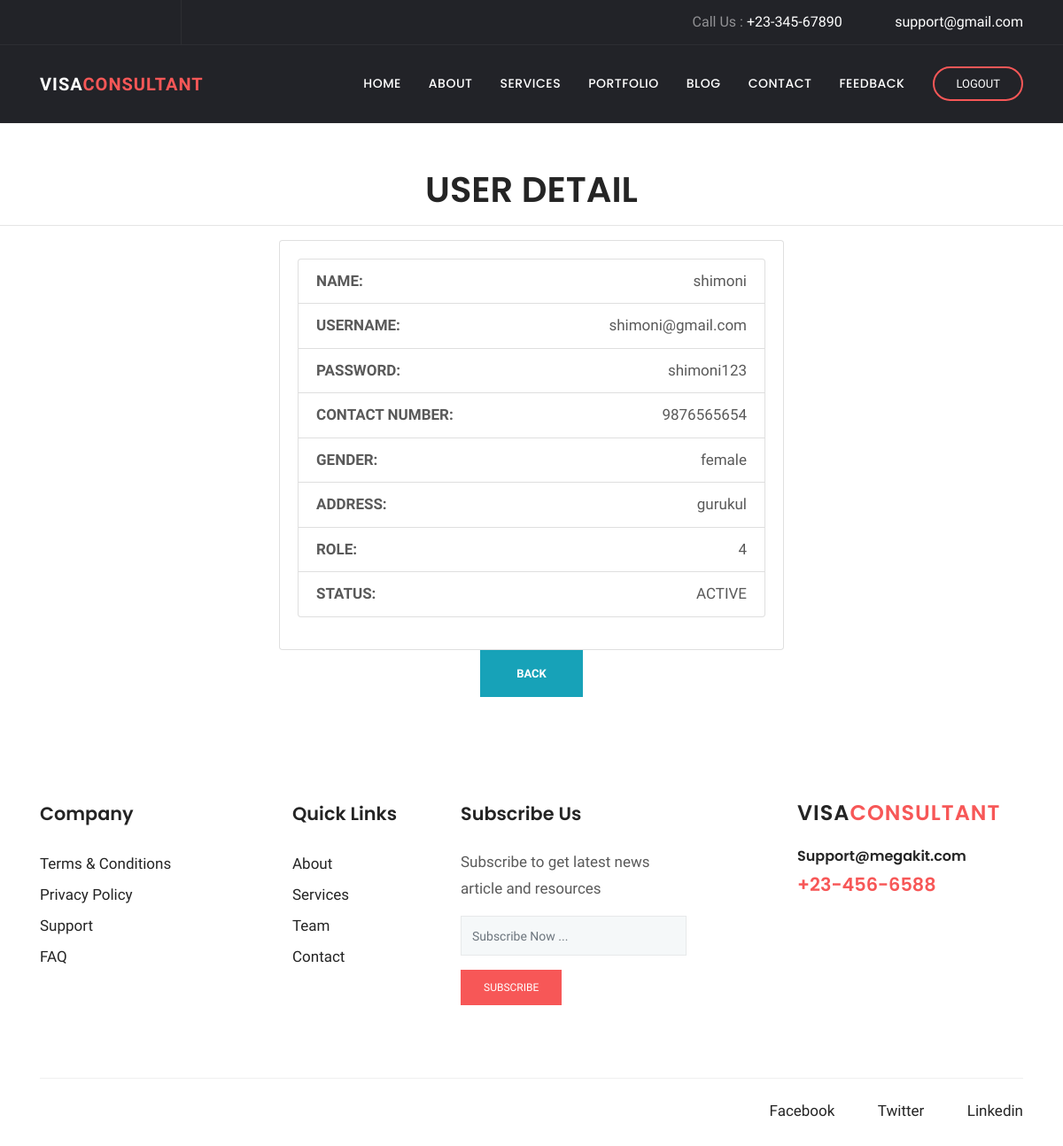
/client/detail/6, run on the app's committed database.
### client/models.py (models this page shows, shortened)
class user(models.Model):
    EMAIL_ID=models.CharField(max_length=25)
    PHONE_NO=models.IntegerField()
    PASSWORD=models.CharField(max_length=25)
    NAME=models.CharField(max_length=25)
    choice1=(
        ('male','male'),
        ('female','female'),
        ('other','other')
    )
    GENDER=models.CharField(max_length=25,choices=choice1)
    ADDRESS=models.TextField(max_length=25)
    ROLE=models.IntegerField()
    choice2=(
        ('ACTIVE','ACTIVE'),
        ('INACTIVE','INACTIVE')
    )
    STATUS=models.CharField(max_length=25,choices=choice2)

### client/views.py (the view)
# urls.py: path("detail/<int:pk>", DetailUserView.as_view(), name="user-detail"),
class DetailUserView(DetailView):
    model = user
    fields = '__all__'
    success_url = '/client/view'

### client/templates/client/user_detail.html (shortened to what this page needs)
{% load static %}
{% block css %}
      <link rel="stylesheet" href="{% static 'plugins/bootstrap/css/bootstrap.min.css' %}">
      <link rel="stylesheet" href="{% static 'plugins/themify/css/themify-icons.css' %}">
      <link rel="stylesheet" href="{% static 'plugins/fontawesome/css/all.css' %}">
      <link rel="stylesheet" href="{% static 'plugins/magnific-popup/dist/magnific-popup.css' %}">
      <link rel="stylesheet" href="{% static 'plugins/slick-carousel/slick/slick.css' %}">
      <link rel="stylesheet" href="{% static 'plugins/slick-carousel/slick/slick-theme.css' %}">
      <link rel="stylesheet" href="{% static 'css/style.css' %}">
{% endblock %}
{% block body %}
<header class="navigation">
	<div class="header-top ">
		<div class="container">
			<div class="row justify-content-between align-items-center">
				<div class="col-lg-2 col-md-4">
					<div class="header-top-socials text-center text-lg-left text-md-left">
						<a href="https://www.facebook.com/themefisher" target="_blank"><i class="ti-facebook"></i></a>
						<a href="https://twitter.com/themefisher" target="_blank"><i class="ti-twitter"></i></a>
						<a href="https://github.com/themefisher/" target="_blank"><i class="ti-github"></i></a>
					</div>
				</div>
				<div class="col-lg-10 col-md-8 text-center text-lg-right text-md-right">
					<div class="header-top-info">
						<a href="tel:+23-345-67890">Call Us : <span>+23-345-67890</span></a>
						<a href="mailto:support@gmail.com" ><i class="fa fa-envelope mr-2"></i><span>support@gmail.com</span></a>
					</div>
				</div>
			</div>
		</div>
	</div>
	<nav class="navbar navbar-expand-lg  py-4" id="navbar">
		<div class="container">
		  <a class="navbar-brand" href="{% url 'index' %}">
		  	VISA<span>CONSULTANT</span>
		  </a>
		  <div class="collapse navbar-collapse text-center" id="navbarsExample09">
			<ul class="navbar-nav ml-auto">
			  <li class="nav-item active">
				<a class="nav-link" href="{% url 'index' %}">Home <span class="sr-only">(current)</span></a>
			  </li>
			  <li class="nav-item dropdown">
					<a class="nav-link dropdown-toggle" href="{% url 'about' %}" id="dropdown03" data-toggle="dropdown" aria-haspopup="true" aria-expanded="false">About</a>
			  </li>
			   <li class="nav-item dropdown">
					<a class="nav-link dropdown-toggle" href="{% url 'service' %}" id="dropdown05" data-toggle="dropdown" aria-haspopup="true" aria-expanded="false">Services</a>
			  </li>
			   <li class="nav-item"><a class="nav-link" href="{% url 'project' %}">Portfolio</a></li>
			   <li class="nav-item dropdown">
					<a class="nav-link dropdown-toggle" href="{% url 'blog_grid' %}" id="dropdown05" data-toggle="dropdown" aria-haspopup="true" aria-expanded="false">Blog</a>
			  </li>
			   <li class="nav-item"><a class="nav-link" href="{% url 'contact' %}">Contact</a></li>
			   <li class="nav-item"><a class="nav-link" href="{% url 'feedback' %}">Feedback</a></li>
			</ul>
			<form class="form-lg-inline my-2 my-md-0 ml-lg-4 text-center">
			  <a href="{% url 'logout' %}" class="btn btn-solid-border btn-round-full">Logout</a>
			</form>
		  </div>
		</div>
	</nav>
</header>
    <h1 align="center"> USER DETAIL </h1>
    <hr/>
    <form method="post">
         <div align="center">
            <div class="col-md-6" align="left">
            <div class="card card-primary card-outline" class="col-md-4">
              <div class="card-body box-profile">
                <ul class="list-group list-group-unbordered mb-3" >
                    <li class="list-group-item">
                    <b> NAME: </b> <a class="float-right">{{ object.NAME }}</a>
                    </li>
                     <li class="list-group-item">
                     <b> USERNAME: </b> <a class="float-right">{{ object.EMAIL_ID }}</a>
                     </li>
                     <li class="list-group-item">
                     <b> PASSWORD: </b> <a class="float-right">{{ object.PASSWORD }}</a>
                     </li>
                     <li class="list-group-item">
                     <b> CONTACT NUMBER: </b> <a class="float-right">{{ object.PHONE_NO }}</a>
                     </li>
                     <li class="list-group-item">
                     <b> GENDER: </b> <a class="float-right">{{ object.GENDER }}</a>
                     </li>
                     <li class="list-group-item">
                     <b> ADDRESS: </b> <a class="float-right">{{ object.ADDRESS }}</a>
                     </li>
                     <li class="list-group-item">
                     <b> ROLE: </b> <a class="float-right">{{ object.ROLE }}</a>
                     </li>
                     <li class="list-group-item">
                     <b> STATUS: </b> <a class="float-right">{{ object.STATUS }}</a>
                     </li>
                </ul>
              </div>
            </div>
    </div>
             <div align="center">
                 <a href="{% url 'user-view' %}" class="btn btn-info"><b>Back</b></a>
            </div>
    </div>
    </form>
<footer class="footer section">
	<div class="container">
		<div class="row">
			<div class="col-lg-3 col-md-6 col-sm-6">
				<div class="widget">
					<h4 class="text-capitalize mb-4">Company</h4>
					<ul class="list-unstyled footer-menu lh-35">
						<li><a href="#">Terms & Conditions</a></li>
						<li><a href="#">Privacy Policy</a></li>
						<li><a href="#">Support</a></li>
						<li><a href="#">FAQ</a></li>
					</ul>
				</div>
			</div>
			<div class="col-lg-2 col-md-6 col-sm-6">
				<div class="widget">
					<h4 class="text-capitalize mb-4">Quick Links</h4>
					<ul class="list-unstyled footer-menu lh-35">
						<li><a href="{% url 'about' %}">About</a></li>
						<li><a href="{% url 'service' %}">Services</a></li>
						<li><a href="{% url 'about' %}">Team</a></li>
						<li><a href="{% url 'contact' %}">Contact</a></li>
					</ul>
				</div>
			</div>
			<div class="col-lg-3 col-md-6 col-sm-6">
				<div class="widget">
					<h4 class="text-capitalize mb-4">Subscribe Us</h4>
					<p>Subscribe to get latest news article and resources  </p>
					<form action="#" class="sub-form">
						<input type="text" class="form-control mb-3" placeholder="Subscribe Now ...">
						<a href="#" class="btn btn-main btn-small">subscribe</a>
					</form>
				</div>
			</div>
			<div class="col-lg-3 ml-auto col-sm-6">
				<div class="widget">
					<div class="logo mb-4">
						<h3>VISA<span>CONSULTANT</span></h3>
					</div>
					<h6><a href="tel:+23-345-67890" >Support@megakit.com</a></h6>
					<a href="mailto:support@gmail.com"><span class="text-color h4">+23-456-6588</span></a>
				</div>
			</div>
		</div>
		<div class="footer-btm pt-4">
			<div class="row">
				<div class="col-lg-6">
				</div>
				<div class="col-lg-6 text-left text-lg-right">
					<ul class="list-inline footer-socials">
						<li class="list-inline-item"><a href="https://www.facebook.com/themefisher"><i class="ti-facebook mr-2"></i>Facebook</a></li>
						<li class="list-inline-item"><a href="https://twitter.com/themefisher"><i class="ti-twitter mr-2"></i>Twitter</a></li>
						<li class="list-inline-item"><a href="https://www.pinterest.com/themefisher/"><i class="ti-linkedin mr-2 "></i>Linkedin</a></li>
					</ul>
				</div>
			</div>
		</div>
	</div>
</footer>
{% endblock %}

### client/static/css/style.css (style rules this page uses)
h1, .h1, h2, .h2, h3, .h3, h4, .h4, h5, .h5, h6, .h6 { font-family: "Poppins", sans-serif; font-weight: 600; color: #242424; }
h1, .h1 { font-size: 2.5rem; }
h3, .h3 { font-size: 1.5rem; }
h4, .h4 { font-size: 1.3rem; line-height: 30px; }
h6, .h6 { font-size: 1rem; }
p { line-height: 30px; }
input[type="email"], input[type="password"], input[type="text"], input[type="tel"] { box-shadow: none; height: 45px; outline: none; font-size: 14px; }
.form-control { box-shadow: none; border-radius: 0; }
.btn { display: inline-block; font-size: 14px; font-size: 0.8125rem; font-weight: 400; padding: 1rem 2.5rem; text-transform: uppercase; border-radius: 0; transition: all 0.2s ease; }
.btn-main, .btn-transparent, .btn-small { background: #f75757; color: #fff; transition: all 0.2s ease; }
.btn-solid-border { border: 2px solid #f75757; background: transparent; color: #242424; }
.btn-small { padding: 10px 25px; font-size: 12px; }
.btn-round-full { border-radius: 50px; }
.section { padding: 100px 0; }
.text-color { color: #f75757; }
a { color: #242424; text-decoration: none; }
#navbar { background: #222328; box-shadow: 0 1px 2px rgba(0, 0, 0, 0.05); }
#navbar li { padding-left: 15px; }
#navbar .nav-link { font-family: "Poppins", sans-serif; font-weight: 500; color: #fff; text-transform: uppercase; font-size: 14px; letter-spacing: .5px; transition: all .25s ease; }
#navbar .btn { padding: .5rem 1.5rem; color: #fff; }
.header-top { background: #222328; color: #919194; border-bottom: 1px solid rgba(255, 255, 255, 0.05); }
.header-top .header-top-socials { border-right: 1px solid rgba(255, 255, 255, 0.05); padding: 12px 0px; }
.header-top .header-top-socials a { color: #919194; margin-right: 15px; font-size: 16px; }
.header-top .header-top-info { color: #919194; font-size: 16px; }
.header-top .header-top-info a span { color: #fff; }
.header-top .header-top-info a { margin-left: 35px; color: #919194; }
.navbar-brand { color: #fff; font-weight: 600; letter-spacing: 1px; }
.navbar-brand span { color: #f75757; }
.dropdown-toggle::after { display: none; }
.widget { margin-bottom: 30px; padding-bottom: 35px; }
.footer { padding-bottom: 10px; }
.lh-35 { line-height: 35px; }
.logo { color: #242424; font-weight: 600; letter-spacing: 1px; }
.logo span { color: #f75757; }
.sub-form { position: relative; }
.sub-form .form-control { border: 1px solid rgba(0, 0, 0, 0.06); background: #f5f8f9; }
.footer-btm { border-top: 1px solid rgba(0, 0, 0, 0.06); }
.footer-socials li a { margin-left: 15px; }

### data on the page
user: NAME "shimoni", EMAIL_ID "shimoni@gmail.com", PASSWORD "shimoni123", PHONE_NO "9876565654", GENDER "female", ADDRESS "gurukul", ROLE "4", STATUS "ACTIVE"
